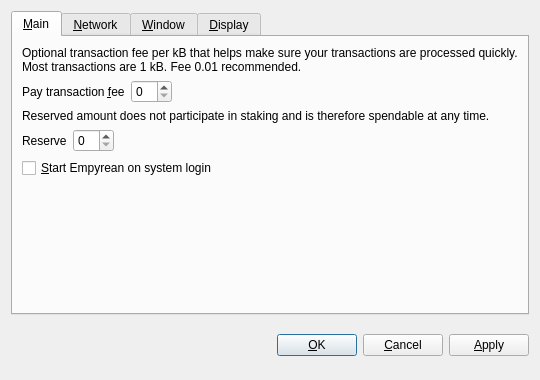
<?xml version="1.0" encoding="UTF-8"?>
<ui version="4.0">
 <class>OptionsDialog</class>
 <widget class="QDialog" name="OptionsDialog">
  <property name="geometry">
   <rect>
    <x>0</x>
    <y>0</y>
    <width>540</width>
    <height>380</height>
   </rect>
  </property>
  <property name="windowTitle">
   <string>Options</string>
  </property>
  <property name="modal">
   <bool>true</bool>
  </property>
  <layout class="QVBoxLayout" name="verticalLayout">
   <item>
    <widget class="QTabWidget" name="tabWidget">
     <property name="tabPosition">
      <enum>QTabWidget::North</enum>
     </property>
     <property name="currentIndex">
      <number>0</number>
     </property>
     <widget class="QWidget" name="tabMain">
      <attribute name="title">
       <string>&amp;Main</string>
      </attribute>
      <layout class="QVBoxLayout" name="verticalLayout_Main">
       <item>
        <widget class="QLabel" name="transactionFeeInfoLabel">
         <property name="text">
          <string>Optional transaction fee per kB that helps make sure your transactions are processed quickly. Most transactions are 1 kB. Fee 0.01 recommended.</string>
         </property>
         <property name="textFormat">
          <enum>Qt::PlainText</enum>
         </property>
         <property name="wordWrap">
          <bool>true</bool>
         </property>
        </widget>
       </item>
       <item>
        <layout class="QHBoxLayout" name="horizontalLayoutFee">
         <item>
          <widget class="QLabel" name="transactionFeeLabel">
           <property name="text">
            <string>Pay transaction &amp;fee</string>
           </property>
           <property name="textFormat">
            <enum>Qt::PlainText</enum>
           </property>
           <property name="buddy">
            <cstring>transactionFee</cstring>
           </property>
          </widget>
         </item>
         <item>
          <widget class="BitcoinAmountField" name="transactionFee"/>
         </item>
         <item>
          <spacer name="horizontalSpacerFee">
           <property name="orientation">
            <enum>Qt::Horizontal</enum>
           </property>
           <property name="sizeHint" stdset="0">
            <size>
             <width>40</width>
             <height>20</height>
            </size>
           </property>
          </spacer>
         </item>
        </layout>
       </item>
       <item>
        <widget class="QLabel" name="reserveBalanceInfoLabel">
         <property name="text">
          <string>Reserved amount does not participate in staking and is therefore spendable at any time.</string>
         </property>
         <property name="textFormat">
          <enum>Qt::PlainText</enum>
         </property>
         <property name="wordWrap">
          <bool>true</bool>
         </property>
        </widget>
       </item>
       <item>
        <layout class="QHBoxLayout" name="horizontalLayoutReserveBalance">
         <item>
          <widget class="QLabel" name="reserveBalanceLabel">
           <property name="text">
            <string>Reserve</string>
           </property>
           <property name="textFormat">
            <enum>Qt::PlainText</enum>
           </property>
           <property name="buddy">
            <cstring>reserveBalance</cstring>
           </property>
          </widget>
         </item>
         <item>
          <widget class="BitcoinAmountField" name="reserveBalance"/>
         </item>
         <item>
          <spacer name="horizontalSpacerReserveBalance">
           <property name="orientation">
            <enum>Qt::Horizontal</enum>
           </property>
           <property name="sizeHint" stdset="0">
            <size>
             <width>40</width>
             <height>20</height>
            </size>
           </property>
          </spacer>
         </item>
        </layout>
       </item>
       <item>
        <widget class="QCheckBox" name="bitcoinAtStartup">
         <property name="toolTip">
          <string>Automatically start Empyrean after logging in to the system.</string>
         </property>
         <property name="text">
          <string>&amp;Start Empyrean on system login</string>
         </property>
        </widget>
       </item>
       <item>
        <spacer name="verticalSpacer_Main">
         <property name="orientation">
          <enum>Qt::Vertical</enum>
         </property>
         <property name="sizeHint" stdset="0">
          <size>
           <width>20</width>
           <height>40</height>
          </size>
         </property>
        </spacer>
       </item>
      </layout>
     </widget>
     <widget class="QWidget" name="tabNetwork">
      <attribute name="title">
       <string>&amp;Network</string>
      </attribute>
      <layout class="QVBoxLayout" name="verticalLayout_Network">
       <item>
        <widget class="QCheckBox" name="mapPortUpnp">
         <property name="toolTip">
          <string>Automatically open the Empyrean client port on the router. This only works when your router supports UPnP and it is enabled.</string>
         </property>
         <property name="text">
          <string>Map port using &amp;UPnP</string>
         </property>
        </widget>
       </item>
       <item>
        <widget class="QCheckBox" name="connectSocks">
         <property name="toolTip">
          <string>Connect to the Empyrean network through a SOCKS5 proxy (e.g. when connecting through Tor).</string>
         </property>
         <property name="text">
          <string>&amp;Connect through SOCKS5 proxy:</string>
         </property>
        </widget>
       </item>
       <item>
        <layout class="QHBoxLayout" name="horizontalLayout_Network">
         <item>
          <widget class="QLabel" name="proxyIpLabel">
           <property name="text">
            <string>Proxy &amp;IP:</string>
           </property>
           <property name="textFormat">
            <enum>Qt::PlainText</enum>
           </property>
           <property name="buddy">
            <cstring>proxyIp</cstring>
           </property>
          </widget>
         </item>
         <item>
          <widget class="QValidatedLineEdit" name="proxyIp">
           <property name="maximumSize">
            <size>
             <width>140</width>
             <height>16777215</height>
            </size>
           </property>
           <property name="toolTip">
            <string>IP address of the proxy (e.g. 127.0.0.1)</string>
           </property>
          </widget>
         </item>
         <item>
          <widget class="QLabel" name="proxyPortLabel">
           <property name="text">
            <string>&amp;Port:</string>
           </property>
           <property name="textFormat">
            <enum>Qt::PlainText</enum>
           </property>
           <property name="buddy">
            <cstring>proxyPort</cstring>
           </property>
          </widget>
         </item>
         <item>
          <widget class="QLineEdit" name="proxyPort">
           <property name="maximumSize">
            <size>
             <width>55</width>
             <height>16777215</height>
            </size>
           </property>
           <property name="toolTip">
            <string>Port of the proxy (e.g. 9050)</string>
           </property>
          </widget>
         </item>
         <item>
          <spacer name="horizontalSpacer_Network">
           <property name="orientation">
            <enum>Qt::Horizontal</enum>
           </property>
           <property name="sizeHint" stdset="0">
            <size>
             <width>40</width>
             <height>20</height>
            </size>
           </property>
          </spacer>
         </item>
        </layout>
       </item>
       <item>
        <spacer name="verticalSpacer_Network">
         <property name="orientation">
          <enum>Qt::Vertical</enum>
         </property>
         <property name="sizeHint" stdset="0">
          <size>
           <width>20</width>
           <height>40</height>
          </size>
         </property>
        </spacer>
       </item>
      </layout>
     </widget>
     <widget class="QWidget" name="tabWindow">
      <attribute name="title">
       <string>&amp;Window</string>
      </attribute>
      <layout class="QVBoxLayout" name="verticalLayout_Window">
       <item>
        <widget class="QCheckBox" name="minimizeToTray">
         <property name="toolTip">
          <string>Show only a tray icon after minimizing the window.</string>
         </property>
         <property name="text">
          <string>&amp;Minimize to the tray instead of the taskbar</string>
         </property>
        </widget>
       </item>
       <item>
        <widget class="QCheckBox" name="minimizeOnClose">
         <property name="toolTip">
          <string>Minimize instead of exit the application when the window is closed. When this option is enabled, the application will be closed only after selecting Quit in the menu.</string>
         </property>
         <property name="text">
          <string>M&amp;inimize on close</string>
         </property>
        </widget>
       </item>
       <item>
        <spacer name="verticalSpacer_Window">
         <property name="orientation">
          <enum>Qt::Vertical</enum>
         </property>
         <property name="sizeHint" stdset="0">
          <size>
           <width>20</width>
           <height>40</height>
          </size>
         </property>
        </spacer>
       </item>
      </layout>
     </widget>
     <widget class="QWidget" name="tabDisplay">
      <attribute name="title">
       <string>&amp;Display</string>
      </attribute>
      <layout class="QVBoxLayout" name="verticalLayout_Display">
       <item>
        <layout class="QHBoxLayout" name="horizontalLayout_1_Display">
         <item>
          <widget class="QLabel" name="langLabel">
           <property name="text">
            <string>User Interface &amp;language:</string>
           </property>
           <property name="textFormat">
            <enum>Qt::PlainText</enum>
           </property>
           <property name="buddy">
            <cstring>lang</cstring>
           </property>
          </widget>
         </item>
         <item>
          <widget class="QValueComboBox" name="lang">
           <property name="toolTip">
            <string>The user interface language can be set here. This setting will take effect after restarting Empyrean.</string>
           </property>
          </widget>
         </item>
        </layout>
       </item>
       <item>
        <layout class="QHBoxLayout" name="horizontalLayout_2_Display">
         <item>
          <widget class="QLabel" name="unitLabel">
           <property name="text">
            <string>&amp;Unit to show amounts in:</string>
           </property>
           <property name="textFormat">
            <enum>Qt::PlainText</enum>
           </property>
           <property name="buddy">
            <cstring>unit</cstring>
           </property>
          </widget>
         </item>
         <item>
          <widget class="QValueComboBox" name="unit">
           <property name="toolTip">
            <string>Choose the default subdivision unit to show in the interface and when sending coins.</string>
           </property>
          </widget>
         </item>
        </layout>
       </item>
       <item>
        <widget class="QCheckBox" name="coinControlFeatures">
         <property name="toolTip">
          <string>Whether to show coin control features or not.</string>
         </property>
         <property name="text">
          <string>Display coin &amp;control features (experts only!)</string>
         </property>
        </widget>
       </item>
       <item>
        <widget class="QCheckBox" name="minimizeCoinAge">
         <property name="toolTip">
          <string>Whether to select the coin outputs randomly or with minimal coin age.</string>
         </property>
         <property name="text">
          <string>Minimize weight consumption (experimental)</string>
         </property>
        </widget>
       </item>
       <item>
        <spacer name="verticalSpacer_Display">
         <property name="orientation">
          <enum>Qt::Vertical</enum>
         </property>
         <property name="sizeHint" stdset="0">
          <size>
           <width>20</width>
           <height>40</height>
          </size>
         </property>
        </spacer>
       </item>
      </layout>
     </widget>
    </widget>
   </item>
   <item>
    <layout class="QHBoxLayout" name="horizontalLayout_Buttons">
     <item>
      <spacer name="horizontalSpacer_1">
       <property name="orientation">
        <enum>Qt::Horizontal</enum>
       </property>
       <property name="sizeHint" stdset="0">
        <size>
         <width>40</width>
         <height>48</height>
        </size>
       </property>
      </spacer>
     </item>
     <item>
      <widget class="QLabel" name="statusLabel">
       <property name="font">
        <font>
         <weight>75</weight>
         <bold>true</bold>
        </font>
       </property>
       <property name="text">
        <string/>
       </property>
       <property name="textFormat">
        <enum>Qt::PlainText</enum>
       </property>
       <property name="wordWrap">
        <bool>true</bool>
       </property>
      </widget>
     </item>
     <item>
      <spacer name="horizontalSpacer_2">
       <property name="orientation">
        <enum>Qt::Horizontal</enum>
       </property>
       <property name="sizeHint" stdset="0">
        <size>
         <width>40</width>
         <height>48</height>
        </size>
       </property>
      </spacer>
     </item>
     <item>
      <widget class="QPushButton" name="okButton">
       <property name="text">
        <string>&amp;OK</string>
       </property>
      </widget>
     </item>
     <item>
      <widget class="QPushButton" name="cancelButton">
       <property name="text">
        <string>&amp;Cancel</string>
       </property>
       <property name="autoDefault">
        <bool>false</bool>
       </property>
      </widget>
     </item>
     <item>
      <widget class="QPushButton" name="applyButton">
       <property name="text">
        <string>&amp;Apply</string>
       </property>
       <property name="autoDefault">
        <bool>false</bool>
       </property>
      </widget>
     </item>
    </layout>
   </item>
  </layout>
 </widget>
 <customwidgets>
  <customwidget>
   <class>QValidatedLineEdit</class>
   <extends>QLineEdit</extends>
   <header>qvalidatedlineedit.h</header>
  </customwidget>
  <customwidget>
   <class>BitcoinAmountField</class>
   <extends>QSpinBox</extends>
   <header>bitcoinamountfield.h</header>
  </customwidget>
  <customwidget>
   <class>QValueComboBox</class>
   <extends>QComboBox</extends>
   <header>qvaluecombobox.h</header>
  </customwidget>
 </customwidgets>
 <resources/>
 <connections/>
</ui>
